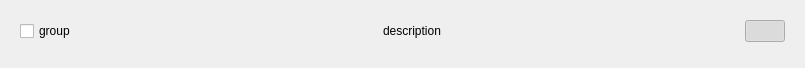
<?xml version="1.0" encoding="UTF-8"?>
<ui version="4.0">
 <class>GroupSelectionWidget</class>
 <widget class="QWidget" name="GroupSelectionWidget">
  <property name="geometry">
   <rect>
    <x>0</x>
    <y>0</y>
    <width>805</width>
    <height>61</height>
   </rect>
  </property>
  <property name="sizePolicy">
   <sizepolicy hsizetype="Preferred" vsizetype="Preferred">
    <horstretch>0</horstretch>
    <verstretch>0</verstretch>
   </sizepolicy>
  </property>
  <property name="windowTitle">
   <string>Frame</string>
  </property>
  <layout class="QVBoxLayout" name="verticalLayout">
   <item>
    <widget class="QWidget" name="widget" native="true">
     <layout class="QHBoxLayout" name="horizontalLayout">
      <item>
       <widget class="QCheckBox" name="group">
        <property name="text">
         <string>group</string>
        </property>
       </widget>
      </item>
      <item>
       <widget class="QLabel" name="description">
        <property name="text">
         <string>description</string>
        </property>
       </widget>
      </item>
      <item>
       <widget class="QPushButton" name="pushButton">
        <property name="sizePolicy">
         <sizepolicy hsizetype="Fixed" vsizetype="Fixed">
          <horstretch>0</horstretch>
          <verstretch>0</verstretch>
         </sizepolicy>
        </property>
        <property name="text">
         <string/>
        </property>
        <property name="icon">
         <iconset resource="../tribe.qrc">
          <normaloff>:/Images/images/arrow-up.png</normaloff>
          <normalon>:/Images/images/arrow-down.png</normalon>:/Images/images/arrow-up.png</iconset>
        </property>
        <property name="checkable">
         <bool>true</bool>
        </property>
        <property name="checked">
         <bool>true</bool>
        </property>
       </widget>
      </item>
     </layout>
    </widget>
   </item>
   <item>
    <widget class="QTableWidget" name="packageview">
     <property name="enabled">
      <bool>true</bool>
     </property>
     <property name="sizePolicy">
      <sizepolicy hsizetype="Expanding" vsizetype="Maximum">
       <horstretch>0</horstretch>
       <verstretch>0</verstretch>
      </sizepolicy>
     </property>
     <property name="minimumSize">
      <size>
       <width>0</width>
       <height>0</height>
      </size>
     </property>
     <property name="maximumSize">
      <size>
       <width>16777215</width>
       <height>0</height>
      </size>
     </property>
     <property name="editTriggers">
      <set>QAbstractItemView::NoEditTriggers</set>
     </property>
     <property name="tabKeyNavigation">
      <bool>false</bool>
     </property>
     <property name="showDropIndicator" stdset="0">
      <bool>false</bool>
     </property>
     <property name="dragDropOverwriteMode">
      <bool>false</bool>
     </property>
     <property name="selectionMode">
      <enum>QAbstractItemView::NoSelection</enum>
     </property>
     <attribute name="horizontalHeaderVisible">
      <bool>false</bool>
     </attribute>
     <attribute name="verticalHeaderVisible">
      <bool>false</bool>
     </attribute>
    </widget>
   </item>
  </layout>
 </widget>
 <resources>
  <include location="../tribe.qrc"/>
 </resources>
 <connections>
  <connection>
   <sender>pushButton</sender>
   <signal>toggled(bool)</signal>
   <receiver>packageview</receiver>
   <slot>setHidden(bool)</slot>
   <hints>
    <hint type="sourcelabel">
     <x>772</x>
     <y>25</y>
    </hint>
    <hint type="destinationlabel">
     <x>653</x>
     <y>61</y>
    </hint>
   </hints>
  </connection>
 </connections>
 <slots>
  <signal>toggled(bool)</signal>
 </slots>
</ui>
